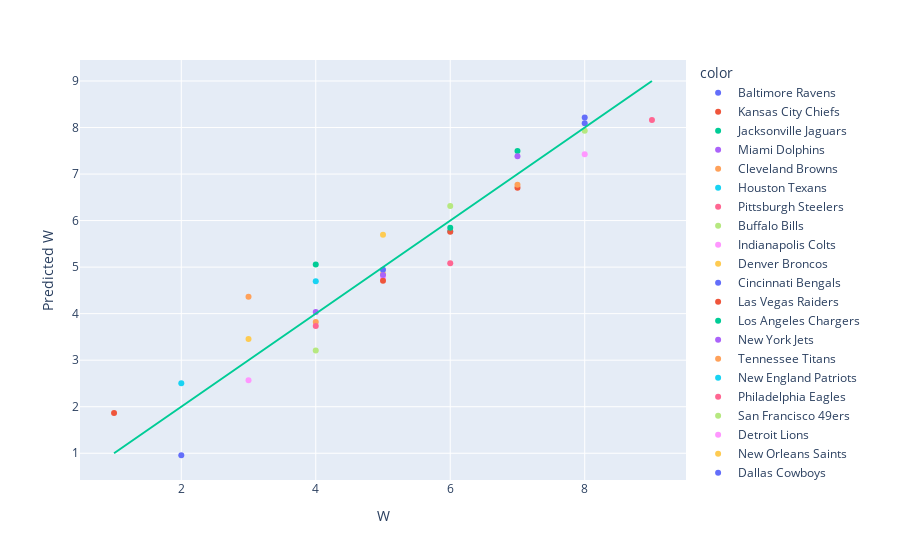

The notebook cell this image was saved under:
### Code cell
fig = px.scatter(
    x=Y_O,
    y=Y_hat_O,
    color=All_Offense_data.index,
    labels = {
        "x": "W",
        "y": "Predicted W"
    }
)

fig.add_trace(
    go.Scatter(
        x=Y_O,
        y=Y_O,
        mode="lines"
    )
)

fig.show()

### Figure 1 — Plotly figure (JSON) as saved in the notebook; plotly's stock layout.template omitted (floating-point values rounded to 4 significant figures)
{"data": [{"hovertemplate": "color=Baltimore Ravens<br>W=%{x}<br>Predicted W=%{y}<extra></extra>", "legendgroup": "Baltimore Ravens", "marker": {"color": "#636efa", "symbol": "circle"}, "mode": "markers", "name": "Baltimore Ravens", "orientation": "v", "showlegend": true, "type": "scatter", "x": [8], "xaxis": "x", "y": [8.214], "yaxis": "y"}, {"hovertemplate": "color=Kansas City Chiefs<br>W=%{x}<br>Predicted W=%{y}<extra></extra>", "legendgroup": "Kansas City Chiefs", "marker": {"color": "#EF553B", "symbol": "circle"}, "mode": "markers", "name": "Kansas City Chiefs", "orientation": "v", "showlegend": true, "type": "scatter", "x": [7], "xaxis": "x", "y": [6.706], "yaxis": "y"}, {"hovertemplate": "color=Jacksonville Jaguars<br>W=%{x}<br>Predicted W=%{y}<extra></extra>", "legendgroup": "Jacksonville Jaguars", "marker": {"color": "#00cc96", "symbol": "circle"}, "mode": "markers", "name": "Jacksonville Jaguars", "orientation": "v", "showlegend": true, "type": "scatter", "x": [7], "xaxis": "x", "y": [7.493], "yaxis": "y"}, {"hovertemplate": "color=Miami Dolphins<br>W=%{x}<br>Predicted W=%{y}<extra></extra>", "legendgroup": "Miami Dolphins", "marker": {"color": "#ab63fa", "symbol": "circle"}, "mode": "markers", "name": "Miami Dolphins", "orientation": "v", "showlegend": true, "type": "scatter", "x": [7], "xaxis": "x", "y": [7.384], "yaxis": "y"}, {"hovertemplate": "color=Cleveland Browns<br>W=%{x}<br>Predicted W=%{y}<extra></extra>", "legendgroup": "Cleveland Browns", "marker": {"color": "#FFA15A", "symbol": "circle"}, "mode": "markers", "name": "Cleveland Browns", "orientation": "v", "showlegend": true, "type": "scatter", "x": [7], "xaxis": "x", "y": [6.77], "yaxis": "y"}, {"hovertemplate": "color=Houston Texans<br>W=%{x}<br>Predicted W=%{y}<extra></extra>", "legendgroup": "Houston Texans", "marker": {"color": "#19d3f3", "symbol": "circle"}, "mode": "markers", "name": "Houston Texans", "orientation": "v", "showlegend": true, "type": "scatter", "x": [6], "xaxis": "x", "y": [5.772], "yaxis": "y"}, {"hovertemplate": "color=Pittsburgh Steelers<br>W=%{x}<br>Predicted W=%{y}<extra></extra>", "legendgroup": "Pittsburgh Steelers", "marker": {"color": "#FF6692", "symbol": "circle"}, "mode": "markers", "name": "Pittsburgh Steelers", "orientation": "v", "showlegend": true, "type": "scatter", "x": [6], "xaxis": "x", "y": [5.083], "yaxis": "y"}, {"hovertemplate": "color=Buffalo Bills<br>W=%{x}<br>Predicted W=%{y}<extra></extra>", "legendgroup": "Buffalo Bills", "marker": {"color": "#B6E880", "symbol": "circle"}, "mode": "markers", "name": "Buffalo Bills", "orientation": "v", "showlegend": true, "type": "scatter", "x": [6], "xaxis": "x", "y": [6.314], "yaxis": "y"}, {"hovertemplate": "color=Indianapolis Colts<br>W=%{x}<br>Predicted W=%{y}<extra></extra>", "legendgroup": "Indianapolis Colts", "marker": {"color": "#FF97FF", "symbol": "circle"}, "mode": "markers", "name": "Indianapolis Colts", "orientation": "v", "showlegend": true, "type": "scatter", "x": [5], "xaxis": "x", "y": [4.759], "yaxis": "y"}, {"hovertemplate": "color=Denver Broncos<br>W=%{x}<br>Predicted W=%{y}<extra></extra>", "legendgroup": "Denver Broncos", "marker": {"color": "#FECB52", "symbol": "circle"}, "mode": "markers", "name": "Denver Broncos", "orientation": "v", "showlegend": true, "type": "scatter", "x": [5], "xaxis": "x", "y": [4.852], "yaxis": "y"}, {"hovertemplate": "color=Cincinnati Bengals<br>W=%{x}<br>Predicted W=%{y}<extra></extra>", "legendgroup": "Cincinnati Bengals", "marker": {"color": "#636efa", "symbol": "circle"}, "mode": "markers", "name": "Cincinnati Bengals", "orientation": "v", "showlegend": true, "type": "scatter", "x": [5], "xaxis": "x", "y": [4.946], "yaxis": "y"}, {"hovertemplate": "color=Las Vegas Raiders<br>W=%{x}<br>Predicted W=%{y}<extra></extra>", "legendgroup": "Las Vegas Raiders", "marker": {"color": "#EF553B", "symbol": "circle"}, "mode": "markers", "name": "Las Vegas Raiders", "orientation": "v", "showlegend": true, "type": "scatter", "x": [5], "xaxis": "x", "y": [4.709], "yaxis": "y"}, {"hovertemplate": "color=Los Angeles Chargers<br>W=%{x}<br>Predicted W=%{y}<extra></extra>", "legendgroup": "Los Angeles Chargers", "marker": {"color": "#00cc96", "symbol": "circle"}, "mode": "markers", "name": "Los Angeles Chargers", "orientation": "v", "showlegend": true, "type": "scatter", "x": [4], "xaxis": "x", "y": [5.059], "yaxis": "y"}, {"hovertemplate": "color=New York Jets<br>W=%{x}<br>Predicted W=%{y}<extra></extra>", "legendgroup": "New York Jets", "marker": {"color": "#ab63fa", "symbol": "circle"}, "mode": "markers", "name": "New York Jets", "orientation": "v", "showlegend": true, "type": "scatter", "x": [4], "xaxis": "x", "y": [4.033], "yaxis": "y"}, {"hovertemplate": "color=Tennessee Titans<br>W=%{x}<br>Predicted W=%{y}<extra></extra>", "legendgroup": "Tennessee Titans", "marker": {"color": "#FFA15A", "symbol": "circle"}, "mode": "markers", "name": "Tennessee Titans", "orientation": "v", "showlegend": true, "type": "scatter", "x": [3], "xaxis": "x", "y": [4.361], "yaxis": "y"}, {"hovertemplate": "color=New England Patriots<br>W=%{x}<br>Predicted W=%{y}<extra></extra>", "legendgroup": "New England Patriots", "marker": {"color": "#19d3f3", "symbol": "circle"}, "mode": "markers", "name": "New England Patriots", "orientation": "v", "showlegend": true, "type": "scatter", "x": [2], "xaxis": "x", "y": [2.505], "yaxis": "y"}, {"hovertemplate": "color=Philadelphia Eagles<br>W=%{x}<br>Predicted W=%{y}<extra></extra>", "legendgroup": "Philadelphia Eagles", "marker": {"color": "#FF6692", "symbol": "circle"}, "mode": "markers", "name": "Philadelphia Eagles", "orientation": "v", "showlegend": true, "type": "scatter", "x": [9], "xaxis": "x", "y": [8.16], "yaxis": "y"}, {"hovertemplate": "color=San Francisco 49ers<br>W=%{x}<br>Predicted W=%{y}<extra></extra>", "legendgroup": "San Francisco 49ers", "marker": {"color": "#B6E880", "symbol": "circle"}, "mode": "markers", "name": "San Francisco 49ers", "orientation": "v", "showlegend": true, "type": "scatter", "x": [8], "xaxis": "x", "y": [7.932], "yaxis": "y"}, {"hovertemplate": "color=Detroit Lions<br>W=%{x}<br>Predicted W=%{y}<extra></extra>", "legendgroup": "Detroit Lions", "marker": {"color": "#FF97FF", "symbol": "circle"}, "mode": "markers", "name": "Detroit Lions", "orientation": "v", "showlegend": true, "type": "scatter", "x": [8], "xaxis": "x", "y": [7.425], "yaxis": "y"}, {"hovertemplate": "color=New Orleans Saints<br>W=%{x}<br>Predicted W=%{y}<extra></extra>", "legendgroup": "New Orleans Saints", "marker": {"color": "#FECB52", "symbol": "circle"}, "mode": "markers", "name": "New Orleans Saints", "orientation": "v", "showlegend": true, "type": "scatter", "x": [5], "xaxis": "x", "y": [5.696], "yaxis": "y"}, {"hovertemplate": "color=Dallas Cowboys<br>W=%{x}<br>Predicted W=%{y}<extra></extra>", "legendgroup": "Dallas Cowboys", "marker": {"color": "#636efa", "symbol": "circle"}, "mode": "markers", "name": "Dallas Cowboys", "orientation": "v", "showlegend": true, "type": "scatter", "x": [8], "xaxis": "x", "y": [8.093], "yaxis": "y"}, {"hovertemplate": "color=Minnesota Vikings<br>W=%{x}<br>Predicted W=%{y}<extra></extra>", "legendgroup": "Minnesota Vikings", "marker": {"color": "#EF553B", "symbol": "circle"}, "mode": "markers", "name": "Minnesota Vikings", "orientation": "v", "showlegend": true, "type": "scatter", "x": [6], "xaxis": "x", "y": [5.758], "yaxis": "y"}, {"hovertemplate": "color=Seattle Seahawks<br>W=%{x}<br>Predicted W=%{y}<extra></extra>", "legendgroup": "Seattle Seahawks", "marker": {"color": "#00cc96", "symbol": "circle"}, "mode": "markers", "name": "Seattle Seahawks", "orientation": "v", "showlegend": true, "type": "scatter", "x": [6], "xaxis": "x", "y": [5.844], "yaxis": "y"}, {"hovertemplate": "color=Green Bay Packers<br>W=%{x}<br>Predicted W=%{y}<extra></extra>", "legendgroup": "Green Bay Packers", "marker": {"color": "#ab63fa", "symbol": "circle"}, "mode": "markers", "name": "Green Bay Packers", "orientation": "v", "showlegend": true, "type": "scatter", "x": [5], "xaxis": "x", "y": [4.828], "yaxis": "y"}, {"hovertemplate": "color=Los Angeles Rams<br>W=%{x}<br>Predicted W=%{y}<extra></extra>", "legendgroup": "Los Angeles Rams", "marker": {"color": "#FFA15A", "symbol": "circle"}, "mode": "markers", "name": "Los Angeles Rams", "orientation": "v", "showlegend": true, "type": "scatter", "x": [4], "xaxis": "x", "y": [3.819], "yaxis": "y"}, {"hovertemplate": "color=Atlanta Falcons<br>W=%{x}<br>Predicted W=%{y}<extra></extra>", "legendgroup": "Atlanta Falcons", "marker": {"color": "#19d3f3", "symbol": "circle"}, "mode": "markers", "name": "Atlanta Falcons", "orientation": "v", "showlegend": true, "type": "scatter", "x": [4], "xaxis": "x", "y": [4.695], "yaxis": "y"}, {"hovertemplate": "color=Tampa Bay Buccaneers<br>W=%{x}<br>Predicted W=%{y}<extra></extra>", "legendgroup": "Tampa Bay Buccaneers", "marker": {"color": "#FF6692", "symbol": "circle"}, "mode": "markers", "name": "Tampa Bay Buccaneers", "orientation": "v", "showlegend": true, "type": "scatter", "x": [4], "xaxis": "x", "y": [3.733], "yaxis": "y"}, {"hovertemplate": "color=Washington Commanders<br>W=%{x}<br>Predicted W=%{y}<extra></extra>", "legendgroup": "Washington Commanders", "marker": {"color": "#B6E880", "symbol": "circle"}, "mode": "markers", "name": "Washington Commanders", "orientation": "v", "showlegend": true, "type": "scatter", "x": [4], "xaxis": "x", "y": [3.206], "yaxis": "y"}, {"hovertemplate": "color=New York Giants<br>W=%{x}<br>Predicted W=%{y}<extra></extra>", "legendgroup": "New York Giants", "marker": {"color": "#FF97FF", "symbol": "circle"}, "mode": "markers", "name": "New York Giants", "orientation": "v", "showlegend": true, "type": "scatter", "x": [3], "xaxis": "x", "y": [2.569], "yaxis": "y"}, {"hovertemplate": "color=Chicago Bears<br>W=%{x}<br>Predicted W=%{y}<extra></extra>", "legendgroup": "Chicago Bears", "marker": {"color": "#FECB52", "symbol": "circle"}, "mode": "markers", "name": "Chicago Bears", "orientation": "v", "showlegend": true, "type": "scatter", "x": [3], "xaxis": "x", "y": [3.457], "yaxis": "y"}, {"hovertemplate": "color=Arizona Cardinals<br>W=%{x}<br>Predicted W=%{y}<extra></extra>", "legendgroup": "Arizona Cardinals", "marker": {"color": "#636efa", "symbol": "circle"}, "mode": "markers", "name": "Arizona Cardinals", "orientation": "v", "showlegend": true, "type": "scatter", "x": [2], "xaxis": "x", "y": [0.9569], "yaxis": "y"}, {"hovertemplate": "color=Carolina Panthers<br>W=%{x}<br>Predicted W=%{y}<extra></extra>", "legendgroup": "Carolina Panthers", "marker": {"color": "#EF553B", "symbol": "circle"}, "mode": "markers", "name": "Carolina Panthers", "orientation": "v", "showlegend": true, "type": "scatter", "x": [1], "xaxis": "x", "y": [1.867], "yaxis": "y"}, {"mode": "lines", "type": "scatter", "x": [8, 7, 7, 7, 7, 6, 6, 6, 5, 5, 5, 5, 4, 4, 3, 2, 9, 8, 8, 5, 8, 6, 6, 5, 4, 4, 4, 4, 3, 3, 2, 1], "y": [8, 7, 7, 7, 7, 6, 6, 6, 5, 5, 5, 5, 4, 4, 3, 2, 9, 8, 8, 5, 8, 6, 6, 5, 4, 4, 4, 4, 3, 3, 2, 1]}], "layout": {"legend": {"title": {"text": "color"}, "tracegroupgap": 0}, "margin": {"t": 60}, "xaxis": {"anchor": "y", "domain": [0, 1], "title": {"text": "W"}}, "yaxis": {"anchor": "x", "domain": [0, 1], "title": {"text": "Predicted W"}}}}
